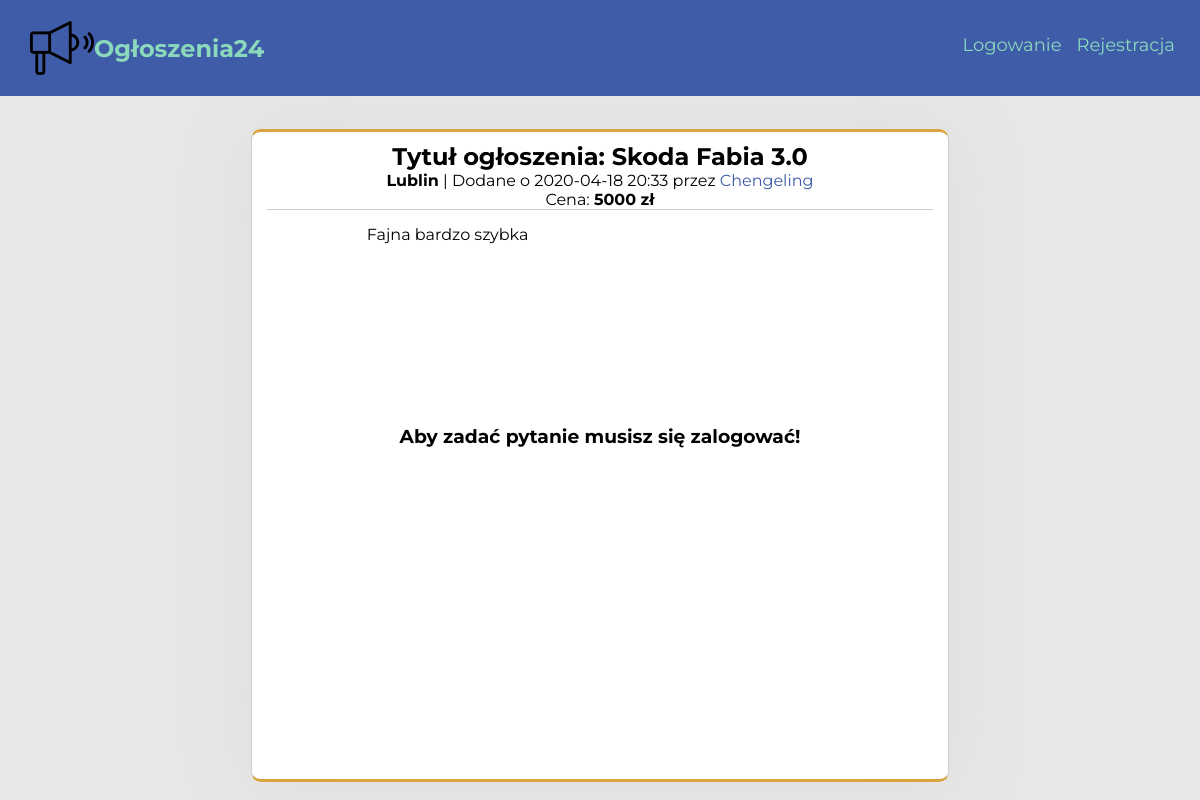
The app's page /ogloszenie/1/ with its own data.
### Ogloszenia24/models.py (models this page shows, shortened)
class Advert(db.Model):
    __searchable__ = ['title']
    id = db.Column(db.Integer, primary_key=True)
    date = db.Column(db.DateTime, nullable=False, default = datetime.utcnow)
    title = db.Column(db.String(100), nullable=False)
    content = db.Column(db.Text, nullable = False)
    user_id = db.Column(db.Integer, db.ForeignKey('user.id'), nullable=False)
    category = db.Column(db.String(50), nullable=False)
    price = db.Column(db.Integer)
    city = db.Column(db.String(), nullable=False)

class User(db.Model, UserMixin):
    id = db.Column(db.Integer, primary_key = True)
    username = db.Column(db.String(20), unique=True, nullable=False)
    password = db.Column(db.String(30), nullable=False)
    email = db.Column(db.String(100), nullable=False, unique=True)
    adverts = db.relationship('Advert', backref='autor', lazy=True)
    messages_sent = db.relationship('Message',foreign_keys='Message.sender_id', backref='author', lazy='dynamic')
    messages_received = db.relationship('Message',foreign_keys='Message.recipient_id', backref='recipient', lazy='dynamic')
    telephone = db.Column(db.String(15))

### Ogloszenia24/views.py (the view)
@app.route("/ogloszenie/<int:advert_id>/", methods=['POST', 'GET'])
def show_advert(advert_id):
    form = MessageForm()
    advert = Advert.query.get_or_404(advert_id)
    if form.validate_on_submit():
        message = Message(title = form.title.data, body = form.message.data, sender_id = current_user.id, recipient_id = advert.user_id, advert_title = advert.title)
        db.session.add(message)
        db.session.commit()
        flash("Pomyślnie wysłano wiadomość")
        return redirect(url_for('home'))
    return render_template('show_ad.html', title = advert.title, form = form, advert=advert)

### Ogloszenia24/templates/show_ad.html
{% extends "layout.html" %}
{% block content %}
<div class="ad-info-container">
  <div class="ad-info">
    <h2 class="ad-info__title"> Tytuł ogłoszenia: {{ advert.title }}</h2>
    <p class="ad-info__city"><strong>{{advert.city }}</strong> |  Dodane o {{ advert.date.strftime('%Y-%m-%d %H:%M') }} przez <a class="ad-info__username" href="{{ url_for('account') }}">{{ advert.autor.username }}</a></p>
    <p class="ad-info__price">Cena: <strong>{{ advert.price }} zł </strong></p>
    <p class="ad-info__content">{{ advert.content }}</p>
    {% if current_user.is_authenticated and current_user.username != advert.autor.username %}
    <h3 class="ad-info__question-header">Masz pytanie?</h3>
    <form class="ad-info__message-form" action="" method='POST'>
      {{ form.hidden_tag() }}
        <div class="ad-info__message-form-group">
          {{ form.title.label(class="ad-info__message-form-group-label") }}
          {{ form.title(class="ad-info__message-form-group-input") }}
          {% if form.title.errors %}
            <div class="errors">
              {% for error in form.title.errors %}
                <p class="error">{{ error }}</p>
              {% endfor %}
            </div>
          {% endif %}
        </div>
        <div class="ad-info__message-form-group">
          {{ form.message.label(class="ad-info__message-form-group-label") }}
          {{ form.message(class="ad-info__message-form-group-input", rows='10', cols='40') }}
            {% if form.message.errors %}
              <div class="errors">
                {% for error in form.content.errors %}
                <p class="error">{{ error }}</p>
                {% endfor %}
              </div>
             {% endif %}
          </div>
          {{ form.submit(class="ad-info__message-form-group-submit") }}
        </form>
      </div>
    {% elif current_user.username == advert.autor.username %}
    {% else %}
    <h3 class="ad-info__question-error">Aby zadać pytanie musisz się zalogować!</h3>
    {% endif %}
  </div>
</div>
{% endblock %}

### Ogloszenia24/static/css/style.css (style rules this page uses)
* { margin: 0; padding: 0; box-sizing: border-box; font-family: 'Montserrat', sans-serif; }
:root { --primary-color: #3e5ca8; --secondary-color: #8BD8BD; --orange-color: rgb(255, 113, 18); }

### Ogloszenia24/static/css/show-ad.css (style rules this page uses)
.ad-info-container { width: 100%; max-width: 100vw; display: flex; justify-content: center; background-color: rgb(233, 231, 230); padding: 18px; min-height: 88vh; }
.ad-info { border: 1px solid #ccc; border-top: 3px solid rgb(218, 164, 65); border-bottom: 3px solid rgb(218, 164, 65); border-radius: 10px; box-shadow: 2px 3px 5pc #ddd; width: 60%; min-width: 300px; background-color: #fff; padding: 10px 15px; margin-top: 15px; display: flex; flex-direction: column; align-items: center; }
.ad-info__username { text-decoration: none; color: var(--primary-color); }
.ad-info__price { border-bottom: 1px solid #ccc; width: 100%; text-align: center; }
.ad-info__content { margin-top: 15px; text-align: left; width: 70%; min-height: 200px; }

### records on screen
Advert: title "Skoda Fabia 3.0", city "Lublin", date "2020-04-18 20:33", price "5000", content "Fajna bardzo szybka"
User: autor.username "Chengeling"
